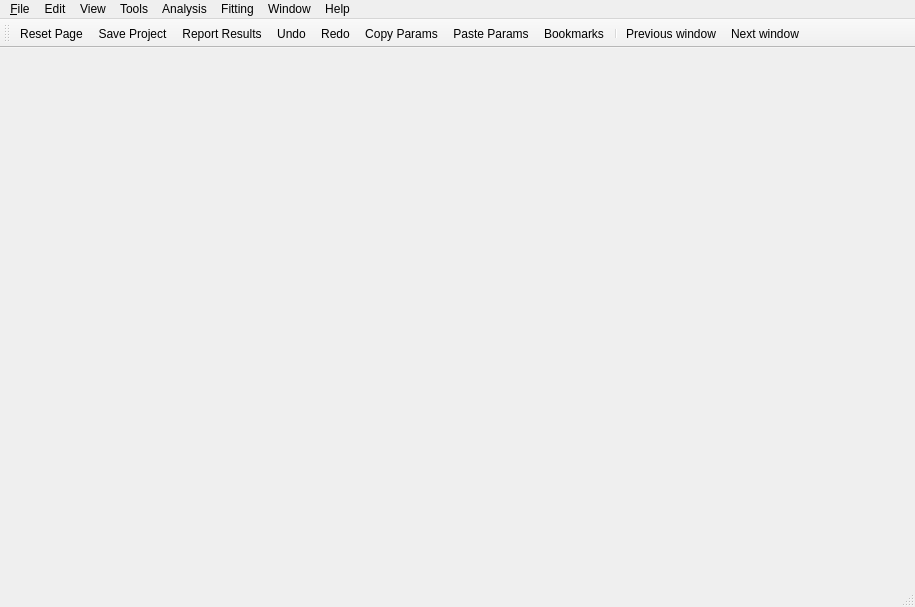
<?xml version="1.0" encoding="UTF-8"?>
<ui version="4.0">
 <class>SasView</class>
 <widget class="QMainWindow" name="SasView">
  <property name="geometry">
   <rect>
    <x>0</x>
    <y>0</y>
    <width>915</width>
    <height>607</height>
   </rect>
  </property>
  <property name="windowTitle">
   <string>SasView</string>
  </property>
  <property name="windowIcon">
   <iconset>
    <normaloff>:/res/ball.ico</normaloff>:/res/ball.ico</iconset>
  </property>
  <widget class="QWidget" name="centralwidget"/>
  <widget class="QMenuBar" name="menubar">
   <property name="geometry">
    <rect>
     <x>0</x>
     <y>0</y>
     <width>915</width>
     <height>26</height>
    </rect>
   </property>
   <widget class="QMenu" name="menu_File">
    <property name="title">
     <string>&amp;File</string>
    </property>
    <addaction name="actionLoadData"/>
    <addaction name="actionLoad_Data_Folder"/>
    <addaction name="separator"/>
    <addaction name="actionOpen_Project"/>
    <addaction name="actionOpen_Analysis"/>
    <addaction name="separator"/>
    <addaction name="actionSave"/>
    <addaction name="actionSave_Analysis"/>
    <addaction name="separator"/>
    <addaction name="actionPreferences"/>
    <addaction name="separator"/>
    <addaction name="actionQuit"/>
   </widget>
   <widget class="QMenu" name="menuEdit">
    <property name="title">
     <string>Edit</string>
    </property>
    <widget class="QMenu" name="menuCopy_Params_As">
     <property name="title">
      <string>Copy Params To Format...</string>
     </property>
     <addaction name="actionExcel"/>
     <addaction name="actionLatex"/>
    </widget>
    <addaction name="actionUndo"/>
    <addaction name="actionRedo"/>
    <addaction name="separator"/>
    <addaction name="actionCopy"/>
    <addaction name="actionPaste"/>
    <addaction name="separator"/>
    <addaction name="menuCopy_Params_As"/>
    <addaction name="actionSaveParamsAs"/>
    <addaction name="separator"/>
    <addaction name="actionReport"/>
    <addaction name="actionReset"/>
    <addaction name="separator"/>
    <addaction name="actionFreeze_Theory"/>
   </widget>
   <widget class="QMenu" name="menuView">
    <property name="title">
     <string>View</string>
    </property>
    <addaction name="actionHide_Toolbar"/>
    <addaction name="actionHide_DataExplorer"/>
    <addaction name="actionHide_LogExplorer"/>
    <addaction name="separator"/>
    <addaction name="actionStartup_Settings"/>
   </widget>
   <widget class="QMenu" name="menuTool">
    <property name="title">
     <string>Tools</string>
    </property>
    <addaction name="actionData_Operation"/>
    <addaction name="actionFile_Converter"/>
    <addaction name="separator"/>
    <addaction name="actionSLD_Calculator"/>
    <addaction name="actionDensity_Volume_Calculator"/>
    <addaction name="actionSlit_Size_Calculator"/>
    <addaction name="actionKeissig_Calculator"/>
    <addaction name="actionSAS_Resolution_Estimator"/>
    <addaction name="actionMuMag_Fitter"/>
    <addaction name="actionGeneric_Scattering_Calculator"/>
    <addaction name="separator"/>
    <addaction name="actionImage_Viewer"/>
    <addaction name="actionOrientation_Viewer"/>
    <addaction name="separator"/>
    <addaction name="actionPython_Shell_Editor"/>
   </widget>
   <widget class="QMenu" name="menuFitting">
    <property name="title">
     <string>Fitting</string>
    </property>
    <addaction name="actionNew_Fit_Page"/>
    <addaction name="separator"/>
    <addaction name="actionConstrained_Fit"/>
    <addaction name="actionCombine_Batch_Fit"/>
    <addaction name="separator"/>
    <addaction name="actionShow_Grid_Window"/>
    <addaction name="separator"/>
    <addaction name="actionFit_Options"/>
    <addaction name="actionGPU_Options"/>
    <addaction name="actionFit_Results"/>
    <addaction name="separator"/>
    <addaction name="actionCategory_Manager"/>
    <addaction name="actionAdd_Custom_Model"/>
    <addaction name="actionEdit_Custom_Model"/>
    <addaction name="actionManage_Custom_Models"/>
    <addaction name="actionAddMult_Models"/>
    <addaction name="separator"/>
    <addaction name="actionEditMask"/>
   </widget>
   <widget class="QMenu" name="menuWindow">
    <property name="title">
     <string>Window</string>
    </property>
    <addaction name="actionCascade"/>
    <addaction name="actionTile"/>
    <addaction name="separator"/>
    <addaction name="actionNext"/>
    <addaction name="actionPrevious"/>
    <addaction name="separator"/>
    <addaction name="actionMinimizePlots"/>
    <addaction name="actionClosePlots"/>
   </widget>
   <widget class="QMenu" name="menuAnalysis">
    <property name="title">
     <string>Analysis</string>
    </property>
    <addaction name="actionCorfunc"/>
    <addaction name="actionFitting"/>
    <addaction name="actionInvariant"/>
    <addaction name="actionInversion"/>
   </widget>
   <widget class="QMenu" name="menuHelp">
    <property name="title">
     <string>Help</string>
    </property>
    <addaction name="actionDocumentation"/>
    <addaction name="separator"/>
    <addaction name="actionTutorial"/>
    <addaction name="actionModel_Marketplace"/>
    <addaction name="separator"/>
    <addaction name="actionAcknowledge"/>
    <addaction name="separator"/>
    <addaction name="actionAbout"/>
    <addaction name="actionWelcomeWidget"/>
    <addaction name="separator"/>
    <addaction name="actionCheck_for_update"/>
    <addaction name="actionWhat_s_New"/>
   </widget>
   <addaction name="menu_File"/>
   <addaction name="menuEdit"/>
   <addaction name="menuView"/>
   <addaction name="menuTool"/>
   <addaction name="menuAnalysis"/>
   <addaction name="menuFitting"/>
   <addaction name="menuWindow"/>
   <addaction name="menuHelp"/>
  </widget>
  <widget class="QStatusBar" name="statusbar">
   <property name="sizePolicy">
    <sizepolicy hsizetype="Preferred" vsizetype="Fixed">
     <horstretch>0</horstretch>
     <verstretch>0</verstretch>
    </sizepolicy>
   </property>
  </widget>
  <widget class="QToolBar" name="toolBar">
   <property name="windowTitle">
    <string>toolBar</string>
   </property>
   <attribute name="toolBarArea">
    <enum>TopToolBarArea</enum>
   </attribute>
   <attribute name="toolBarBreak">
    <bool>false</bool>
   </attribute>
   <addaction name="actionReset"/>
   <addaction name="actionSave"/>
   <addaction name="actionReport"/>
   <addaction name="actionUndo"/>
   <addaction name="actionRedo"/>
   <addaction name="actionCopy"/>
   <addaction name="actionPaste"/>
   <addaction name="actionBookmarks"/>
   <addaction name="separator"/>
   <addaction name="actionPrevious"/>
   <addaction name="actionNext"/>
  </widget>
  <action name="actionReset">
   <property name="icon">
    <iconset>
     <normaloff>:/res/reset.png</normaloff>:/res/reset.png</iconset>
   </property>
   <property name="text">
    <string>Reset Page</string>
   </property>
   <property name="toolTip">
    <string>Reset</string>
   </property>
  </action>
  <action name="actionSave">
   <property name="icon">
    <iconset>
     <normaloff>:/res/save.png</normaloff>:/res/save.png</iconset>
   </property>
   <property name="text">
    <string>Save Project</string>
   </property>
   <property name="toolTip">
    <string>Save</string>
   </property>
  </action>
  <action name="actionReport">
   <property name="icon">
    <iconset>
     <normaloff>:/res/report.png</normaloff>:/res/report.png</iconset>
   </property>
   <property name="text">
    <string>Report Results</string>
   </property>
   <property name="toolTip">
    <string>report</string>
   </property>
  </action>
  <action name="actionUndo">
   <property name="icon">
    <iconset>
     <normaloff>:/res/undo.png</normaloff>
     <normalon>res/undo.png</normalon>:/res/undo.png</iconset>
   </property>
   <property name="text">
    <string>Undo</string>
   </property>
  </action>
  <action name="actionRedo">
   <property name="icon">
    <iconset>
     <normaloff>:/res/redo.png</normaloff>:/res/redo.png</iconset>
   </property>
   <property name="text">
    <string>Redo</string>
   </property>
   <property name="toolTip">
    <string>Redo</string>
   </property>
  </action>
  <action name="actionCopy">
   <property name="icon">
    <iconset>
     <normaloff>:/res/copy.png</normaloff>:/res/copy.png</iconset>
   </property>
   <property name="text">
    <string>Copy Params</string>
   </property>
   <property name="toolTip">
    <string>Copy parameter values</string>
   </property>
  </action>
  <action name="actionPaste">
   <property name="enabled">
    <bool>true</bool>
   </property>
   <property name="icon">
    <iconset>
     <normaloff>:/res/paste.png</normaloff>:/res/paste.png</iconset>
   </property>
   <property name="text">
    <string>Paste Params</string>
   </property>
   <property name="toolTip">
    <string>Paste parameter values</string>
   </property>
  </action>
  <action name="actionSaveParamsAs">
   <property name="text">
    <string>Save Params to File</string>
   </property>
  </action>
  <action name="actionBookmarks">
   <property name="checkable">
    <bool>true</bool>
   </property>
   <property name="icon">
    <iconset>
     <normaloff>:/res/bookmark.png</normaloff>:/res/bookmark.png</iconset>
   </property>
   <property name="text">
    <string>Bookmarks</string>
   </property>
  </action>
  <action name="actionPerspective">
   <property name="text">
    <string>Perspective</string>
   </property>
  </action>
  <action name="actionLoadData">
   <property name="text">
    <string>Load Data File(s)</string>
   </property>
  </action>
  <action name="actionLoad_Data_Folder">
   <property name="text">
    <string>Load Data Folder</string>
   </property>
  </action>
  <action name="actionOpen_Project">
   <property name="text">
    <string>Open Project</string>
   </property>
  </action>
  <action name="actionOpen_Analysis">
   <property name="text">
    <string>Open Analysis</string>
   </property>
  </action>
  <action name="actionSave_Analysis">
   <property name="text">
    <string>Save Analysis</string>
   </property>
  </action>
  <action name="actionQuit">
   <property name="text">
    <string>Quit</string>
   </property>
  </action>
  <action name="actionHide_Toolbar">
   <property name="text">
    <string>Hide Toolbar</string>
   </property>
  </action>
  <action name="actionStartup_Settings">
   <property name="text">
    <string>Startup Settings</string>
   </property>
  </action>
  <action name="actionData_Operation">
   <property name="text">
    <string>Data Operation</string>
   </property>
  </action>
  <action name="actionSLD_Calculator">
   <property name="text">
    <string>SLD Calculator</string>
   </property>
  </action>
  <action name="actionDensity_Volume_Calculator">
   <property name="text">
    <string>Density/Volume Calculator</string>
   </property>
  </action>
  <action name="actionSlit_Size_Calculator">
   <property name="text">
    <string>Slit Size Calculator</string>
   </property>
  </action>
  <action name="actionSAS_Resolution_Estimator">
   <property name="text">
    <string>Q Resolution Estimator</string>
   </property>
  </action>
  <action name="actionGeneric_Scattering_Calculator">
   <property name="text">
    <string>Generic Scattering Calculator</string>
   </property>
  </action>
  <action name="actionPython_Shell_Editor">
   <property name="text">
    <string>Python Shell/Editor</string>
   </property>
  </action>
  <action name="actionImage_Viewer">
   <property name="text">
    <string>Image Viewer</string>
   </property>
  </action>
  <action name="actionFile_Converter">
   <property name="text">
    <string>File Converter</string>
   </property>
  </action>
  <action name="actionNew_Fit_Page">
   <property name="text">
    <string>New Fit Page</string>
   </property>
  </action>
  <action name="actionConstrained_Fit">
   <property name="text">
    <string>Constrained or Simultaneous Fit</string>
   </property>
  </action>
  <action name="actionCombine_Batch_Fit">
   <property name="text">
    <string>Combine Batch Fit</string>
   </property>
  </action>
  <action name="actionFit_Options">
   <property name="text">
    <string>Fit Algorithms</string>
   </property>
  </action>
  <action name="actionFit_Results">
   <property name="text">
    <string>Fit Results</string>
   </property>
  </action>
  <action name="actionChain_Fitting">
   <property name="text">
    <string>Chain Fitting (BatchFit only)</string>
   </property>
  </action>
  <action name="actionEdit_Custom_Model">
   <property name="text">
    <string>Edit Custom Model</string>
   </property>
  </action>
  <action name="actionEditMask">
   <property name="text">
    <string>Edit Mask</string>
   </property>
  </action>
  <action name="actionCascade">
   <property name="text">
    <string>Cascade</string>
   </property>
  </action>
  <action name="actionTile">
   <property name="text">
    <string>Tile</string>
   </property>
  </action>
  <action name="actionTile_Vertically">
   <property name="text">
    <string>Tile Vertically</string>
   </property>
  </action>
  <action name="actionArrange_Icons">
   <property name="text">
    <string>Arrange Icons</string>
   </property>
  </action>
  <action name="actionNext">
   <property name="icon">
    <iconset>
     <normaloff>:/res/right-round.png</normaloff>:/res/right-round.png</iconset>
   </property>
   <property name="text">
    <string>Next window</string>
   </property>
  </action>
  <action name="actionPrevious">
   <property name="icon">
    <iconset>
     <normaloff>:/res/left-round.png</normaloff>:/res/left-round.png</iconset>
   </property>
   <property name="text">
    <string>Previous window</string>
   </property>
  </action>
  <action name="actionFitting">
   <property name="checkable">
    <bool>true</bool>
   </property>
   <property name="text">
    <string>Fitting</string>
   </property>
  </action>
  <action name="actionInversion">
   <property name="checkable">
    <bool>true</bool>
   </property>
   <property name="text">
    <string>Pr Inversion</string>
   </property>
  </action>
  <action name="actionInvariant">
   <property name="checkable">
    <bool>true</bool>
   </property>
   <property name="text">
    <string>Invariant</string>
   </property>
  </action>
  <action name="actionDocumentation">
   <property name="text">
    <string>Documentation</string>
   </property>
  </action>
  <action name="actionTutorial">
   <property name="text">
    <string>Tutorial</string>
   </property>
  </action>
  <action name="actionAcknowledge">
   <property name="text">
    <string>Acknowledge</string>
   </property>
  </action>
  <action name="actionAbout">
   <property name="text">
    <string>About</string>
   </property>
  </action>
  <action name="actionCheck_for_update">
   <property name="text">
    <string>Check for update</string>
   </property>
  </action>
  <action name="actionExcel">
   <property name="text">
    <string>Excel</string>
   </property>
  </action>
  <action name="actionLatex">
   <property name="text">
    <string>Latex</string>
   </property>
  </action>
  <action name="actionKeissig_Calculator">
   <property name="text">
    <string>Kiessig Thickness Calculator</string>
   </property>
  </action>
  <action name="actionGPU_Options">
   <property name="text">
    <string>GPU Options</string>
   </property>
  </action>
  <action name="actionAdd_Custom_Model">
   <property name="text">
    <string>Add Custom Model</string>
   </property>
  </action>
  <action name="actionManage_Custom_Models">
   <property name="text">
    <string>Manage Custom Models</string>
   </property>
  </action>
  <action name="actionCorfunc">
   <property name="checkable">
    <bool>true</bool>
   </property>
   <property name="text">
    <string>Correlation Function</string>
   </property>
  </action>
  <action name="actionAddMult_Models">
   <property name="text">
    <string>Add/Multiply Models</string>
   </property>
  </action>
  <action name="actionOrientation_Viewer">
   <property name="text">
    <string>Orientation Viewer</string>
   </property>
  </action>
  <action name="actionFreeze_Theory">
   <property name="text">
    <string>Freeze Fit Results</string>
   </property>
  </action>
  <action name="actionHide_DataExplorer">
   <property name="text">
    <string>Hide Data Explorer</string>
   </property>
  </action>
  <action name="actionWelcomeWidget">
   <property name="text">
    <string>Welcome to SasView</string>
   </property>
  </action>
  <action name="actionHide_LogExplorer">
   <property name="text">
    <string>Show Log Explorer</string>
   </property>
  </action>
  <action name="actionCategory_Manager">
   <property name="text">
    <string>Category Manager</string>
   </property>
  </action>
  <action name="actionShow_Grid_Window">
   <property name="text">
    <string>Show Grid Window</string>
   </property>
  </action>
  <action name="actionMinimizePlots">
   <property name="text">
    <string>Minimize All Plots</string>
   </property>
  </action>
  <action name="actionClosePlots">
   <property name="text">
    <string>Close All Plots</string>
   </property>
  </action>
  <action name="actionModel_Marketplace">
   <property name="text">
    <string>Model Marketplace</string>
   </property>
  </action>
  <action name="actionPreferences">
   <property name="icon">
    <iconset>
     <normaloff>:/res/settings.png</normaloff>:/res/settings.png</iconset>
   </property>
   <property name="text">
    <string>Preferences...</string>
   </property>
  </action>
  <action name="actionMuMag_Fitter">
   <property name="text">
    <string>MuMag Fitter</string>
      </property>
  </action>
  <action name="actionWhat_s_New">
   <property name="text">
    <string>What's New</string>
   </property>
  </action>
 </widget>
 <resources/>
 <connections/>
</ui>
